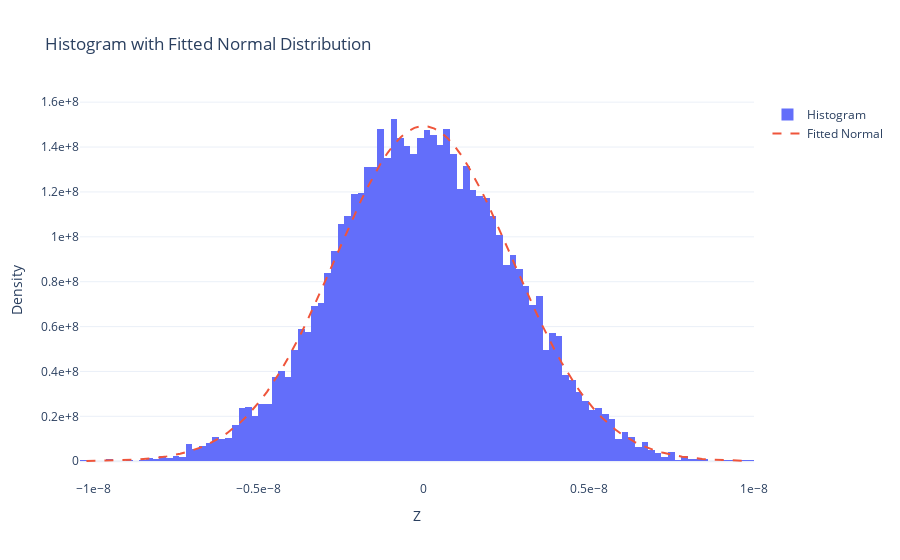
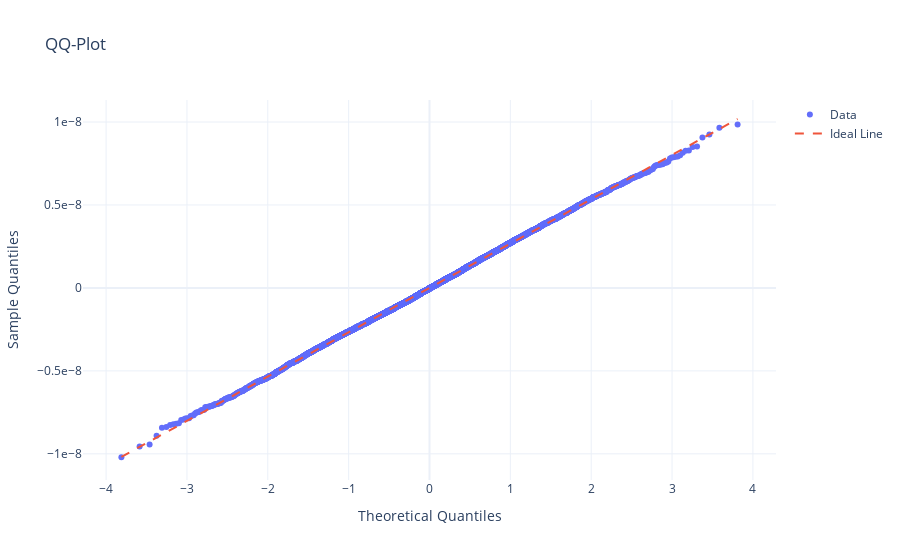

Notebook code for these charts, in order:
### Code cell
normal, test_statistics = test_normality(Z)

if normal:
    print("Normality rejected")
else:
    print("The distribution passes the Shapiro Wilk normality test")

print("W = {} p = {}".format(*test_statistics))
